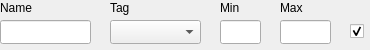
<?xml version="1.0" encoding="UTF-8"?>
<ui version="4.0">
 <class>SortingMethod_qt</class>
 <widget class="QWidget" name="SortingMethod_qt">
  <property name="geometry">
   <rect>
    <x>0</x>
    <y>0</y>
    <width>370</width>
    <height>50</height>
   </rect>
  </property>
  <property name="windowTitle">
   <string>Form</string>
  </property>
  <widget class="QCheckBox" name="checkbox_active">
   <property name="geometry">
    <rect>
     <x>350</x>
     <y>20</y>
     <width>16</width>
     <height>22</height>
    </rect>
   </property>
   <property name="text">
    <string/>
   </property>
   <property name="checked">
    <bool>true</bool>
   </property>
  </widget>
  <widget class="QComboBox" name="dropdown_tags">
   <property name="geometry">
    <rect>
     <x>110</x>
     <y>20</y>
     <width>91</width>
     <height>24</height>
    </rect>
   </property>
  </widget>
  <widget class="QLineEdit" name="line_name">
   <property name="geometry">
    <rect>
     <x>0</x>
     <y>20</y>
     <width>91</width>
     <height>24</height>
    </rect>
   </property>
  </widget>
  <widget class="QLabel" name="label">
   <property name="geometry">
    <rect>
     <x>0</x>
     <y>0</y>
     <width>41</width>
     <height>16</height>
    </rect>
   </property>
   <property name="text">
    <string>Name</string>
   </property>
  </widget>
  <widget class="QLabel" name="label_2">
   <property name="geometry">
    <rect>
     <x>110</x>
     <y>0</y>
     <width>49</width>
     <height>16</height>
    </rect>
   </property>
   <property name="text">
    <string>Tag</string>
   </property>
  </widget>
  <widget class="QLabel" name="label_3">
   <property name="geometry">
    <rect>
     <x>220</x>
     <y>0</y>
     <width>31</width>
     <height>16</height>
    </rect>
   </property>
   <property name="text">
    <string>Min</string>
   </property>
  </widget>
  <widget class="QLineEdit" name="line_min">
   <property name="geometry">
    <rect>
     <x>220</x>
     <y>20</y>
     <width>41</width>
     <height>24</height>
    </rect>
   </property>
  </widget>
  <widget class="QLabel" name="label_4">
   <property name="geometry">
    <rect>
     <x>280</x>
     <y>0</y>
     <width>31</width>
     <height>16</height>
    </rect>
   </property>
   <property name="text">
    <string>Max</string>
   </property>
  </widget>
  <widget class="QLineEdit" name="line_max">
   <property name="geometry">
    <rect>
     <x>280</x>
     <y>20</y>
     <width>51</width>
     <height>24</height>
    </rect>
   </property>
  </widget>
 </widget>
 <resources/>
 <connections/>
</ui>
